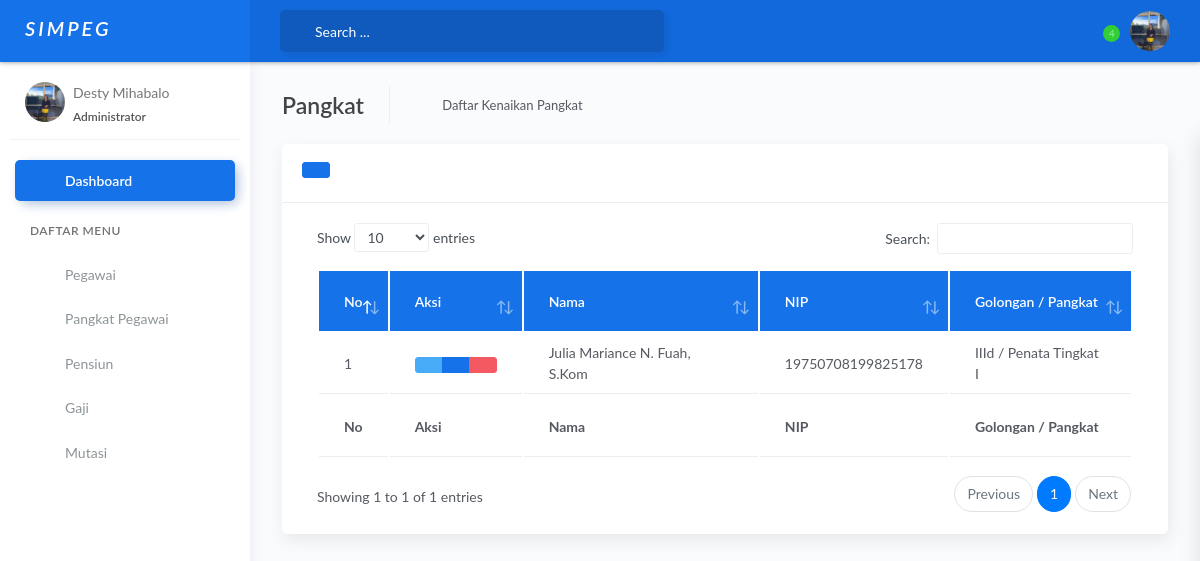
/daftarPangkat.php (signed in), run on the app's committed database.
### tables this page shows
CREATE TABLE `pangkat` (
  `id_pangkat` int(11) NOT NULL,
  `id_pegawai` int(11) NOT NULL,
  `prestasi_kerja` varchar(100) NOT NULL,
  `masa_kerja` varchar(100) NOT NULL,
  `pangkat_tmt_lama` varchar(100) NOT NULL,
  `pangkat_tmt_baru` varchar(100) NOT NULL,
  `gaji_pokok_lama` varchar(500) NOT NULL,
  `sk_pangkat_terakhir` varchar(500) NOT NULL
);

CREATE TABLE `pegawai` (
  `id_pegawai` int(11) NOT NULL,
  `nama_pegawai` varchar(200) NOT NULL,
  `nip` varchar(25) NOT NULL,
  `jk` varchar(50) NOT NULL,
  `tempat_lahir` varchar(100) NOT NULL,
  `tgl_lahir` date NOT NULL,
  `alamat` varchar(300) NOT NULL,
  `agama` varchar(100) NOT NULL,
  `pendidikan_terakhir` varchar(100) NOT NULL,
  `gol_pegawai` varchar(100) NOT NULL,
  `status_kawin` varchar(100) NOT NULL,
  `pangkat` varchar(200) NOT NULL,
  `jabatan` varchar(300) NOT NULL,
  `telepon` varchar(13) NOT NULL,
  `foto` varchar(500) NOT NULL,
  `email` varchar(300) NOT NULL,
  `status` varchar(100) NOT NULL DEFAULT 'Aktif'
);

### daftarPangkat.php (the view, shortened to what this page needs)
<?php
include 'koneksi.php';
?>
<!DOCTYPE html>
<html lang="en">
<head>
    <link rel="stylesheet" href="assets/css/bootstrap.min.css">
    <link rel="stylesheet" href="assets/css/atlantis.min.css">
    <link rel="stylesheet" href="assets/css/demo.css">
</head>
<body>
    <div class="wrapper">
        <div class="main-header">
            <div class="logo-header" data-background-color="blue">
                <a href="indexAdmin.php" class="logo">
                    <b>
                        <p class="navbar-brand text-align-center" style="font-size: 20px; font-style: italic; color: #FFF; letter-spacing: 3px; ">SIMPEG</p>
                    </b>
                </a>
                <div class="nav-toggle">
                    <button class="btn btn-toggle toggle-sidebar">
                    </button>
                </div>
            </div>
            <?php require 'navbarTop.php';  ?>
        </div>
        <?php require 'navbarSide.php' ?>
        <div class="main-panel">
            <div class="content">
                <div class="page-inner">
                    <div class="page-header">
                        <h4 class="page-title">Pangkat</h4>
                        <ul class="breadcrumbs">
                            <li class="nav-item">
                                <a href="daftarPangkat.php">Daftar Kenaikan Pangkat</a>
                            </li>
                        </ul>
                    </div>
                    <div class="row">
                        <div class="col-md-12">
                            <div class="card">
                                <div class="card-header">
                                    <h6>
                                        <a href="" class="btn btn-sm btn-primary" title="Tambah Data Baru" data-toggle="modal" data-target="#tambahPangkat">
                                        </a>
                                    </h6>
                                </div>
                                <div class="card-body">
                                    <div class="table-responsive">
                                        <table id="basic-datatables" class="table table-head-bg-primary mt-4 table-hover">
                                            <thead>
                                                <tr>
                                                    <th>No</th>
                                                    <th>Aksi</th>
                                                    <th>Nama</th>
                                                    <th>NIP</th>
                                                    <th>Golongan / Pangkat</th>
                                                </tr>
                                            </thead>
                                            <tfoot>
                                                <tr>
                                                    <th>No</th>
                                                    <th>Aksi</th>
                                                    <th>Nama</th>
                                                    <th>NIP</th>
                                                    <th>Golongan / Pangkat</th>
                                                </tr>
                                            </tfoot>
                                            <tbody>
                                                <?php $nomor = 1; ?>
                                                <?php $dataPangkat = $koneksi->query("SELECT * FROM pangkat JOIN pegawai ON pangkat.id_pegawai=pegawai.id_pegawai"); ?>
                                                <?php while ($pangkat = $dataPangkat->fetch_assoc()) { ?>
                                                    <tr>
                                                        <td><?php echo $nomor; ?></td>
                                                        <td>
                                                            <div class="btn-group" role="group" aria-label="Basic example">
                                                                <a href="detailPangkat.php?id=<?php echo $pangkat['id_pangkat']; ?>" class="btn btn-sm btn-info" title="Detail">
                                                                </a>
                                                                <a href="" class="btn btn-sm btn-primary" data-toggle="modal" data-target="#ubahPangkat<?php echo $pangkat['id_pangkat']; ?>" title="Ubah">
                                                                </a>
                                                                <a href="hapusPangkat.php?id=<?php echo $pangkat['id_pangkat']; ?>" onclick="return confirm('Anda yakin ingin menghapus data ini?')" class="btn btn-sm btn-danger" title="Hapus">
                                                                </a>
                                                            </div>
                                                        </td>
                                                        <td><?php echo $pangkat['nama_pegawai']; ?></td>
                                                        <td><?php echo $pangkat['nip']; ?></td>
                                                        <td><?php echo $pangkat['gol_pegawai']; ?> / <?php echo $pangkat['pangkat']; ?></td>
                                                    </tr>
                                                    <?php $nomor++; ?>
                                                <?php } ?>
                                            </tbody>
                                        </table>
                                    </div>
                                </div>
                            </div>
                        </div>
                    </div>
                </div>
            </div>
        </div>
        <?php require 'footer.php'; ?>
    </div>
</body>
</html>

### navbarTop.php (shortened to what this page needs)
<nav class="navbar navbar-header navbar-expand-lg" data-background-color="blue2">
    <div class="container-fluid">
        <div class="collapse" id="search-nav">
            <form class="navbar-left navbar-form nav-search mr-md-3">
                <div class="input-group">
                    <div class="input-group-prepend">
                        <button type="submit" class="btn btn-search pr-1">
                        </button>
                    </div>
                    <input type="text" placeholder="Search ..." class="form-control">
                </div>
            </form>
        </div>
        <ul class="navbar-nav topbar-nav ml-md-auto align-items-center">
            <li class="nav-item dropdown hidden-caret">
                <a class="nav-link dropdown-toggle" href="#" id="notifDropdown" role="button" data-toggle="dropdown" aria-haspopup="true" aria-expanded="false">
                    <span class="notification">4</span>
                </a>
            </li>
            <li class="nav-item dropdown hidden-caret">
                <a class="dropdown-toggle profile-pic" data-toggle="dropdown" href="#" aria-expanded="false">
                    <?php
                    $id_admin = $_SESSION["admin"]["id_admin"];
                    $ambil = $koneksi->query("SELECT * FROM admin WHERE id_admin ='$id_admin'");
                    $pecah = $ambil->fetch_assoc();
                    ?>
                    <div class="avatar-sm">
                        <img src="foto_admin/<?php echo $pecah["foto"]; ?>" alt="..." class="avatar-img rounded-circle">
                    </div>
                </a>
            </li>
        </ul>
    </div>
</nav>

### navbarSide.php (shortened to what this page needs)
<div class="sidebar sidebar-style-2">
    <div class="sidebar-wrapper scrollbar scrollbar-inner">
        <div class="sidebar-content">
            <div class="user">
                <?php
                $id_admin = $_SESSION["admin"]["id_admin"];
                $ambil = $koneksi->query("SELECT * FROM admin WHERE id_admin ='$id_admin'");
                $pecah = $ambil->fetch_assoc();
                ?>
                <div class="avatar-sm float-left mr-2">
                    <img src="foto_admin/<?php echo $pecah["foto"]; ?>" alt="..." class="avatar-img rounded-circle">
                </div>
                <div class="info">
                    <a href="dataAdmin.php">
                        <span>
                            <?php echo $_SESSION['admin']['nama']; ?>
                            <span class="user-level">Administrator</span>
                        </span>
                    </a>
                </div>
            </div>
            <ul class="nav nav-primary">
                <li class="nav-item active">
                    <a href="indexAdmin.php" class="collapsed">
                        <p>Dashboard</p>
                    </a>
                </li>
                <li class="nav-section">
                    <h4 class="text-section">Daftar Menu</h4>
                </li>
                <li class="nav-item">
                    <a href="daftarPegawai.php">
                        <p>Pegawai</p>
                    </a>
                </li>
                <li class="nav-item">
                    <a href="daftarPangkat.php">
                        <p>Pangkat Pegawai</p>
                    </a>
                </li>
                <li class="nav-item">
                    <a href="daftarPensiun.php">
                        <p>Pensiun</p>
                    </a>
                </li>
                <li class="nav-item">
                    <a href="daftarGaji.php">
                        <p>Gaji</p>
                    </a>
                </li>
                <li class="nav-item">
                    <a href="daftarMutasi.php">
                        <p>Mutasi</p>
                    </a>
                </li>
            </ul>
        </div>
    </div>
</div>

### data on the page
pangkat: id_pegawai.nama_pegawai "Julia Mariance N. Fuah, S.Kom", id_pegawai.nip "19750708199825178", id_pegawai.gol_pegawai "IIId", id_pegawai.pangkat "Penata Tingkat I"

### other printed values
$_SESSION['admin']['nama'] "Desty Mihabalo"
